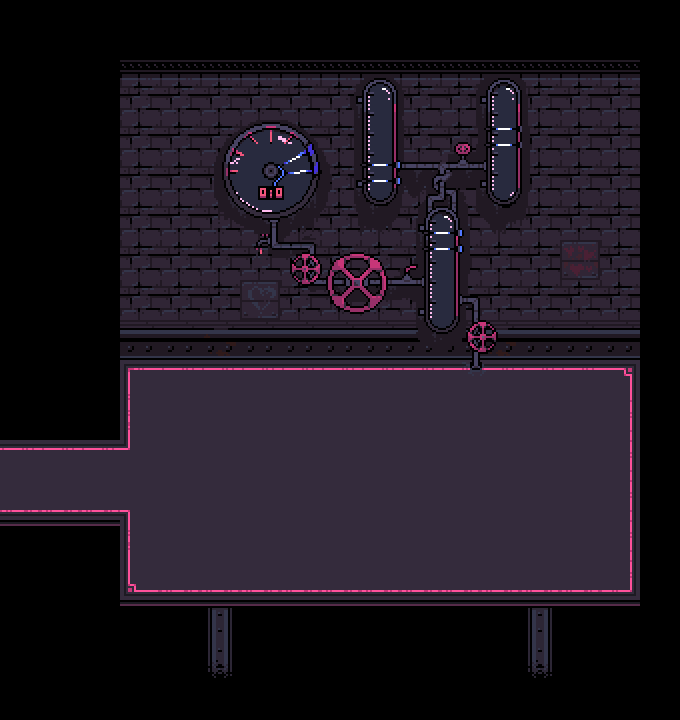

This is a level from a 2D game, rendered from its Tiled map with the project's own tilesets. A one-line summary and the complete map file follow:
An orthogonal 17x18 tile map with 40x40 px tiles, 4 tile layers (Tile Layer 2, Tile Layer 1, Tile Layer 4, Tile Layer 3), 2 tilesets and 10 objects (transition, left, spawn).

<map version="1.10" tiledversion="1.10.2" orientation="orthogonal" renderorder="right-down" width="17" height="18" tilewidth="40" tileheight="40" infinite="0" nextlayerid="8" nextobjectid="11">
 <editorsettings>
  <export target="data.lua" format="lua" />
 </editorsettings>
 <properties>
  <property name="light" type="bool" value="true" />
  <property name="music" value="undertale_yellow/steamworks_overworld" />
 </properties>
 <tileset firstgid="1" source="../../../tilesets/steamworks.tsx" />
 <tileset firstgid="1497" source="../../../tilesets/steamworks_objects.tsx" />
 <layer id="2" name="Tile Layer 2" width="17" height="18">
  <data encoding="csv">
0,0,0,0,0,0,0,0,0,0,0,0,0,0,0,0,0,
0,0,0,0,0,0,0,0,0,0,0,0,0,0,0,0,0,
0,0,0,0,0,0,0,0,0,0,0,0,0,0,0,0,0,
0,0,0,0,0,0,0,0,0,0,0,0,0,0,0,0,0,
0,0,0,0,0,0,0,0,0,0,0,0,0,0,0,0,0,
0,0,0,0,0,0,0,0,0,0,0,0,0,0,0,0,0,
0,0,0,0,0,0,0,0,0,0,0,0,0,0,0,0,0,
0,0,0,0,0,0,0,0,0,0,0,0,0,0,0,0,0,
0,0,0,0,0,0,0,0,0,0,0,0,0,0,0,0,0,
0,0,0,0,0,0,0,0,0,0,0,0,0,0,0,0,0,
0,0,0,0,0,0,0,0,0,0,0,0,0,0,0,0,0,
0,0,0,0,0,0,0,0,0,0,0,0,0,0,0,0,0,
0,0,0,0,0,0,0,0,0,0,0,0,0,0,0,0,0,
0,0,0,0,0,0,0,0,0,0,0,0,0,0,0,0,0,
0,0,0,0,0,0,0,0,0,0,0,0,0,0,0,0,0,
0,0,0,0,0,205,0,0,0,0,0,0,0,205,0,0,0,
0,0,0,0,0,307,0,0,0,0,0,0,0,307,0,0,0,
0,0,0,0,0,0,0,0,0,0,0,0,0,0,0,0,0
</data>
 </layer>
 <layer id="1" name="Tile Layer 1" width="17" height="18">
  <data encoding="csv">
0,0,0,0,0,0,0,0,0,0,0,0,0,0,0,0,0,
0,0,0,513,513,513,513,513,513,513,513,513,513,513,513,513,0,
0,0,0,649,649,649,649,649,649,649,649,649,649,649,649,649,0,
0,0,0,649,649,649,649,649,649,649,649,649,649,649,649,649,0,
0,0,0,649,649,649,649,649,649,649,649,649,649,649,649,649,0,
0,0,0,649,649,649,649,649,649,649,649,649,649,649,649,649,0,
0,0,0,649,649,649,649,649,649,649,649,649,649,649,718,649,0,
0,0,0,649,649,649,717,649,649,649,649,649,649,649,649,649,0,
0,0,0,689,689,688,689,689,689,689,689,689,688,689,689,689,0,
0,0,0,35,36,36,36,36,36,36,36,36,36,36,36,37,0,
0,0,0,69,70,70,70,70,70,70,70,70,70,70,70,71,0,
36,36,36,73,70,70,70,70,70,70,70,70,70,70,70,71,0,
104,104,104,39,70,70,70,70,70,70,70,70,70,70,70,71,0,
138,138,138,69,70,70,70,70,70,70,70,70,70,70,70,71,0,
0,0,0,103,104,104,104,104,104,104,104,104,104,104,104,105,0,
0,0,0,138,138,138,138,138,138,138,138,138,138,138,138,138,0,
0,0,0,0,0,0,0,0,0,0,0,0,0,0,0,0,0,
0,0,0,0,0,0,0,0,0,0,0,0,0,0,0,0,0
</data>
 </layer>
 <layer id="4" name="Tile Layer 4" width="17" height="18" offsetx="12" offsety="28">
  <data encoding="csv">
0,0,0,0,0,0,0,0,0,0,0,0,0,0,0,0,0,
0,0,0,0,0,0,0,0,0,0,0,0,0,0,0,0,0,
0,0,0,0,0,0,0,0,0,0,0,0,0,0,0,0,0,
0,0,0,0,0,0,0,0,0,0,0,0,0,0,0,0,0,
0,0,0,0,0,0,0,0,0,0,0,0,0,0,0,0,0,
0,0,0,0,0,0,0,0,0,0,0,0,0,0,0,0,0,
0,0,0,0,0,0,0,0,0,0,0,0,0,0,0,0,0,
0,0,0,0,0,0,0,0,0,0,0,0,0,0,0,0,0,
0,0,0,0,0,0,0,0,0,0,0,0,0,0,0,0,0,
0,0,0,0,1511,0,0,0,0,0,0,0,0,0,0,0,0,
0,0,0,0,0,0,0,0,0,0,0,0,0,0,0,0,0,
0,0,0,0,0,0,0,0,0,0,0,0,0,0,0,0,0,
0,0,0,0,0,0,0,0,0,0,0,0,0,0,0,0,0,
0,0,0,0,0,0,0,0,0,0,0,0,0,0,0,0,0,
0,0,0,0,0,0,0,0,0,0,0,0,0,0,0,0,0,
0,0,0,0,0,0,0,0,0,0,0,0,0,0,0,0,0,
0,0,0,0,0,0,0,0,0,0,0,0,0,0,0,0,0,
0,0,0,0,0,0,0,0,0,0,0,0,0,0,0,0,0
</data>
 </layer>
 <layer id="3" name="Tile Layer 3" width="17" height="18" offsetx="22" offsety="18">
  <data encoding="csv">
0,0,0,0,0,0,0,0,0,0,0,0,0,0,0,0,0,
0,0,0,0,0,0,0,0,0,0,0,0,0,0,0,0,0,
0,0,0,0,0,0,0,0,0,0,0,0,0,0,0,0,0,
0,0,0,0,0,0,0,0,0,0,0,0,0,0,0,0,0,
0,0,0,0,0,0,0,0,0,0,0,0,0,0,0,0,0,
0,0,0,0,0,0,0,0,0,0,0,0,0,0,0,0,0,
0,0,0,0,0,0,0,0,0,0,0,0,0,0,0,0,0,
0,0,0,0,0,0,0,0,0,0,0,0,0,0,0,0,0,
0,0,0,0,0,1510,0,0,0,0,0,0,0,0,0,0,0,
0,0,0,0,0,0,0,0,0,0,0,0,0,0,0,0,0,
0,0,0,0,0,0,0,0,0,0,0,0,0,0,0,0,0,
0,0,0,0,0,0,0,0,0,0,0,0,0,0,0,0,0,
0,0,0,0,0,0,0,0,0,0,0,0,0,0,0,0,0,
0,0,0,0,0,0,0,0,0,0,0,0,0,0,0,0,0,
0,0,0,0,0,0,0,0,0,0,0,0,0,0,0,0,0,
0,0,0,0,0,0,0,0,0,0,0,0,0,0,0,0,0,
0,0,0,0,0,0,0,0,0,0,0,0,0,0,0,0,0,
0,0,0,0,0,0,0,0,0,0,0,0,0,0,0,0,0
</data>
 </layer>
 <objectgroup id="5" name="collision">
  <object id="1" x="0" y="400" width="80" height="40" />
  <object id="2" x="0" y="520" width="80" height="40" />
  <object id="3" x="80" y="520" width="40" height="120" />
  <object id="4" x="80" y="320" width="40" height="120" />
  <object id="5" x="640" y="320" width="40" height="320" />
  <object id="6" x="120" y="600" width="520" height="40" />
  <object id="7" x="120" y="320" width="520" height="40" />
 </objectgroup>
 <objectgroup id="6" name="objects">
  <object id="8" name="transition" x="0" y="440" width="40" height="80">
   <properties>
    <property name="map" value="steamworks/04_transition_c" />
    <property name="marker" value="right" />
   </properties>
  </object>
 </objectgroup>
 <objectgroup id="7" name="markers">
  <object id="9" name="left" x="80" y="480">
   <point />
  </object>
  <object id="10" name="spawn" x="380" y="480">
   <point />
  </object>
 </objectgroup>
</map>
